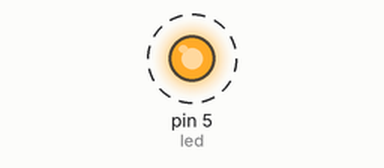
Simulated run of this sketch. Board: Arduino Uno, built with avr-gcc and run on an emulated ATmega328P. On the bench: output pins drawn as LEDs (lit = HIGH). Dashed ring = blinking.

Above: at 0.5 s.
Timing chart, 0 to 4.6 s (numbered marks = the images above):
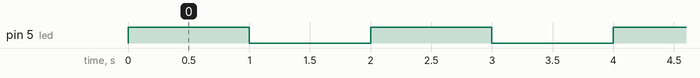

The sketch:

sub_program.ino
```cpp
const int led =5;

void setup() {
 pinMode(led, OUTPUT);

}

void loop() {

  led_nyala();
  delay(1000);
  led_mati();
  delay(1000);
  }

 void led_nyala()
 {
  digitalWrite(led, HIGH);
 }

 void led_mati()
 {
  digitalWrite(led, LOW);
 }
```

Measured:
- by itself, pin 5 (led): alternates HIGH for 1.0 s and LOW for 1.0 s
